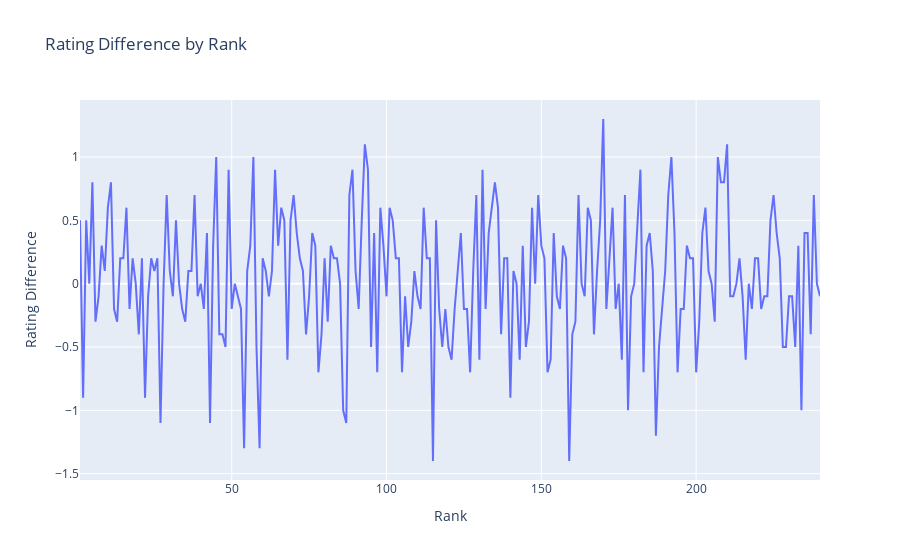

Notebook source saved alongside this figure:
### Code cell
# Difference in ratings as rank increases
rank_diff = pd.DataFrame({'Rank': ranks, 'Rating Difference': diffs})
fig_rd = px.line(rank_diff, x='Rank', y='Rating Difference', title='Rating Difference by Rank')
fig_rd.show()

### Figure 1 — Plotly figure (JSON) as saved in the notebook; plotly's stock layout.template omitted (floating-point values rounded to 4 significant figures; data arrays with more than 128 entries replaced by an {"elided": "..."} marker saying what was removed)
{"data": [{"hovertemplate": "Rank=%{x}<br>Rating Difference=%{y}<extra></extra>", "legendgroup": "", "line": {"color": "#636efa", "dash": "solid"}, "marker": {"symbol": "circle"}, "mode": "lines", "name": "", "orientation": "v", "showlegend": false, "type": "scatter", "x": {"elided": "240 int values"}, "xaxis": "x", "y": {"elided": "240 float values"}, "yaxis": "y"}], "layout": {"legend": {"tracegroupgap": 0}, "title": {"text": "Rating Difference by Rank"}, "xaxis": {"anchor": "y", "domain": [0, 1], "title": {"text": "Rank"}}, "yaxis": {"anchor": "x", "domain": [0, 1], "title": {"text": "Rating Difference"}}}}
